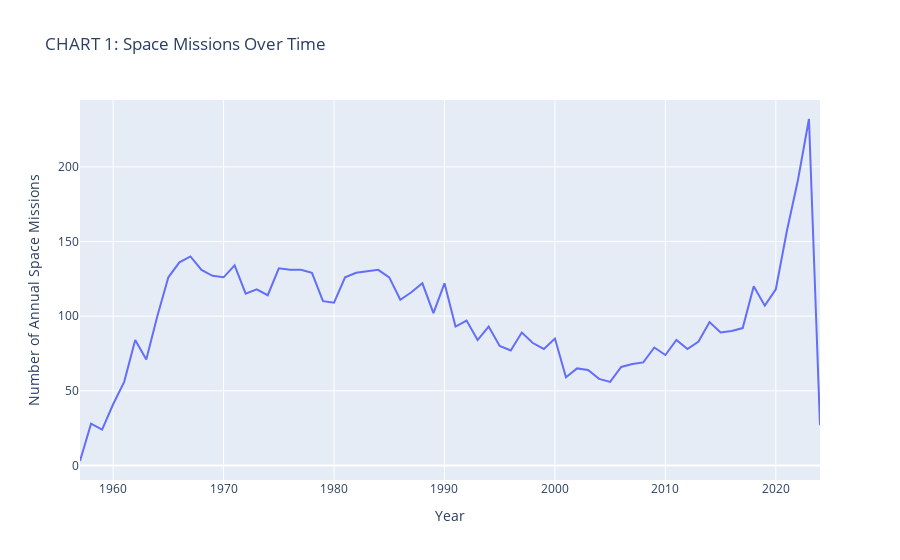

Here is the notebook cell this chart was saved with:
### Code cell
# Plot a graph of the number of annual space missions 

missions_df['Year'] = pd.to_datetime(missions_df['Datetime'], format='%Y')

missions_per_year = missions_df['Year'].dt.year.value_counts().sort_index()

fig = px.line(x=missions_per_year.index, y=missions_per_year.values, title='CHART 1: Space Missions Over Time')
fig.update_layout(xaxis_title='Year', yaxis_title='Number of Annual Space Missions', showlegend=False)
fig.show()

### Figure 1 — Plotly figure (JSON) as saved in the notebook; plotly's stock layout.template omitted (floating-point values rounded to 4 significant figures)
{"data": [{"hovertemplate": "x=%{x}<br>y=%{y}<extra></extra>", "legendgroup": "", "line": {"color": "#636efa", "dash": "solid"}, "marker": {"symbol": "circle"}, "mode": "lines", "name": "", "orientation": "v", "showlegend": false, "type": "scatter", "x": [1957, 1958, 1959, 1960, 1961, 1962, 1963, 1964, 1965, 1966, 1967, 1968, 1969, 1970, 1971, 1972, 1973, 1974, 1975, 1976, 1977, 1978, 1979, 1980, 1981, 1982, 1983, 1984, 1985, 1986, 1987, 1988, 1989, 1990, 1991, 1992, 1993, 1994, 1995, 1996, 1997, 1998, 1999, 2000, 2001, 2002, 2003, 2004, 2005, 2006, 2007, 2008, 2009, 2010, 2011, 2012, 2013, 2014, 2015, 2016, 2017, 2018, 2019, 2020, 2021, 2022, 2023, 2024], "xaxis": "x", "y": [3, 28, 24, 41, 56, 84, 71, 100, 126, 136, 140, 131, 127, 126, 134, 115, 118, 114, 132, 131, 131, 129, 110, 109, 126, 129, 130, 131, 126, 111, 116, 122, 102, 122, 93, 97, 84, 93, 80, 77, 89, 82, 78, 85, 59, 65, 64, 58, 56, 66, 68, 69, 79, 74, 84, 78, 83, 96, 89, 90, 92, 120, 107, 118, 157, 191, 232, 27], "yaxis": "y"}], "layout": {"legend": {"tracegroupgap": 0}, "showlegend": false, "title": {"text": "CHART 1: Space Missions Over Time"}, "xaxis": {"anchor": "y", "domain": [0, 1], "title": {"text": "Year"}}, "yaxis": {"anchor": "x", "domain": [0, 1], "title": {"text": "Number of Annual Space Missions"}}}}
